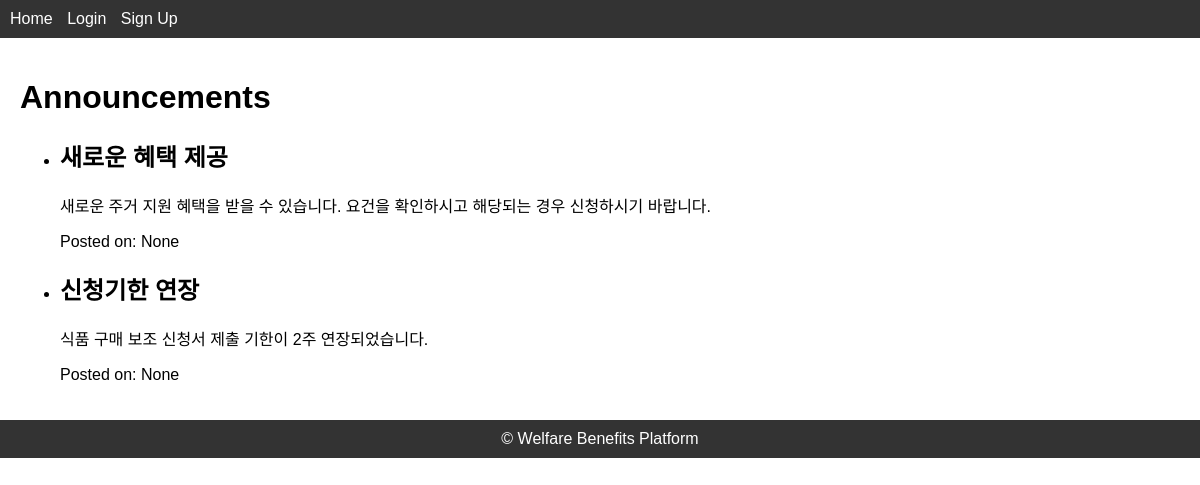
The page /announcements on the database its author committed.
### models.py (models this page shows)
class ModelMixin(object):
    def save(self):
        db.session.add(self)
        db.session.commit()

class Announcement(UserMixin, ModelMixin, db.Model):
    id = db.Column(db.Integer, primary_key=True)
    title = db.Column(db.String(100), nullable=False)
    content = db.Column(db.Text, nullable=False)
    posted_date = db.Column(db.DateTime, default=datetime.utcnow)

### announcements.py (the view)
@announcements_bp.route('/announcements')
def list_announcements():
    announcements = Announcement.query.all()
    return render_template('announcements.html', announcements=announcements)

### templates/announcements.html
{% extends 'base.html' %}
{% block content %}
<h1>Announcements</h1>
<ul>
    {% for announcement in announcements %}
    <li>
        <h2>{{ announcement.title }}</h2>
        <p>{{ announcement.content }}</p>
        <p>Posted on: {{ announcement.posted_date }}</p>
    </li>
    {% endfor %}
</ul>
{% endblock %}

### static/css/styles.css (style rules this page uses)
body { font-family: Arial, sans-serif; margin: 0; padding: 0; }

### rows shown on the page
Announcement: title "새로운 혜택 제공", content "새로운 주거 지원 혜택을 받을 수 있습니다. 요건을 확인하시고 해당되는 경우 신청하시기 바랍니다.", posted_date "None"
Announcement: title "신청기한 연장", content "식품 구매 보조 신청서 제출 기한이 2주 연장되었습니다.", posted_date "None"
